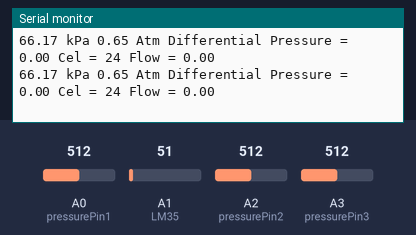
Bench run of a sketch on a simulated Arduino Uno, built with avr-gcc and run on an emulated ATmega328P. Shown: the last lines printed to the serial monitor. The test bench sets the inputs (shaded band); at power-on: A1 (LM35) = 51, A0 (pressurePin1) = 512, A2 (pressurePin2) = 512, A3 (pressurePin3) = 512.

Above: at 1.8 s.
1.9 s: A1 (LM35) set to 61
At 2.4 s:
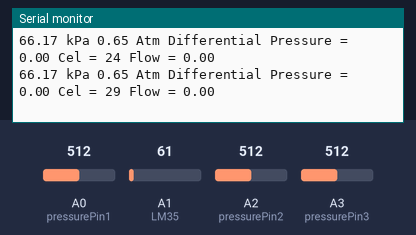
3.4 s: A0 (pressurePin1) set to 716
At 4.4 s:
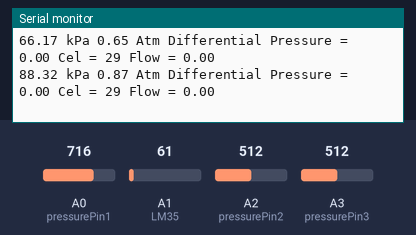
4.9 s: A2 (pressurePin2) set to 716
At 5.4 s:
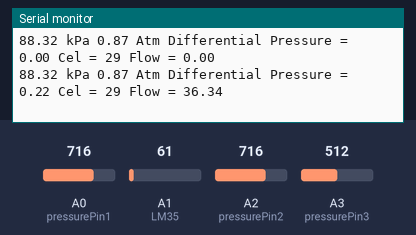
6.4 s: A3 (pressurePin3) set to 306
At 7.5 s:
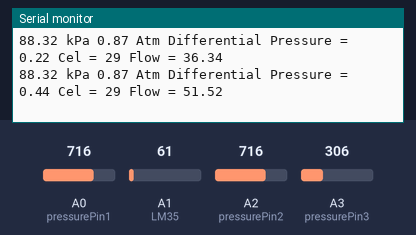
7.9 s: A1 (LM35) set to 71
At 8.5 s:
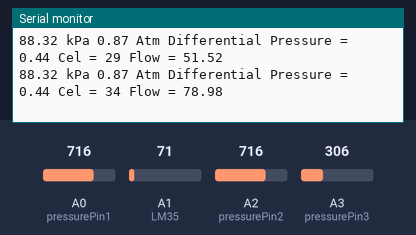
9.4 s: A0 (pressurePin1) set to 992
At 10.6 s:
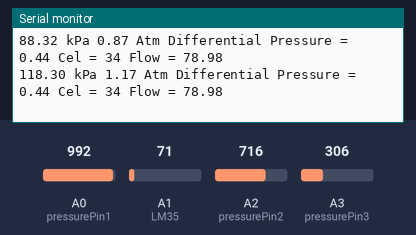
Timing chart, 0 to 11.9 s (numbered marks = the images above; inputs shaded):
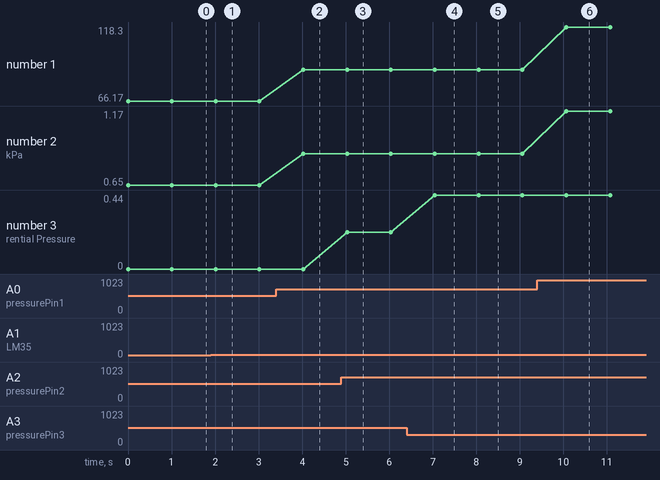

The sketch:

Arduino_Flowrate_calculation_system.ino
```cpp
#define kpa2atm1 0.00986923267
#define kpa2atm2 0.00986923267
#define kpa2atm3 0.00986923267
#define cd 0.8
#define Ev 10
#define Y 6
#define gc 0.7
#define p 0.4
#define a 0.5
#define tf 10
#define d1 0.05
#define LM35 A1


// pin defs
int pressurePin1 = 0;
int pressurePin2 = 2;
int pressurePin3 = 3;

// variables

int val1;
float pkPa1; // pressure in kPa
float pAtm1; // pressure in Atm
int val2;
float pkPa2; // pressure in kPa
float pAtm2; // pressure in Atm
int val3;
float pkPa3; // pressure in kPa
float pAtm3; // pressure in Atm


void setup()
{
  Serial.begin(9600);
}

void loop()
{


  /* get the pressure */
  val1 = analogRead(pressurePin1);
  pkPa1 = ((float)val1/(float)1023+0.095)/0.009;
  pAtm1 = kpa2atm1*pkPa1;

  val2 = analogRead(pressurePin2);
  pkPa2 = ((float)val2/(float)1023+0.095)/0.009;
  pAtm2 = kpa2atm2*pkPa2;

  val3 = analogRead(pressurePin3);
  pkPa3 = ((float)val3/(float)1023+0.095)/0.009;
  pAtm3 = kpa2atm3*pkPa3;

  //Differential Pressure
  float diff = abs(pAtm3 - pAtm2);

  //Sensor Suhu
  int vals = analogRead(LM35);
  float mv = (vals/1024.0)*5000;
  int Cel = mv/10;

  //Kalkulasi flowrate
  float d=d1*(1+a*(Cel-tf));
  float qm=cd*Ev*Y*(3.14/4)*d*d*sqrt(2*gc*p*diff*100);

  /* send pressure to serial port */
  Serial.print(pkPa1);
  Serial.print(" kPa ");
  Serial.print(pAtm1);
  Serial.print(" Atm ");
  Serial.print("Differential Pressure = ");
  Serial.print(diff);
  Serial.print(" Cel = ");
  Serial.print(Cel);
  Serial.print(" Flow = ");
  Serial.println(qm);
  delay(1000);

}
```

Measured:
- after the input at 1.9 s, the serial monitor: prints a new line after 0.11 s (image 1)
- after the input at 3.4 s, the serial monitor: prints a new line after 0.63 s (image 2)
- after the input at 4.9 s, the serial monitor: prints a new line after 0.13 s (image 3)
- after the input at 6.4 s, the serial monitor: prints a new line after 0.65 s (image 4)
- after the input at 7.9 s, the serial monitor: prints a new line after 0.15 s (image 5)
- after the input at 9.4 s, the serial monitor: prints a new line after 0.67 s (image 6)
- plotted number 1: 66.17 → 88.32 after the input at 3.4 s, 88.32 → 118.3 after the input at 9.4 s
- plotted number 2: 0.65 → 0.87 after the input at 3.4 s, 0.87 → 1.17 after the input at 9.4 s
